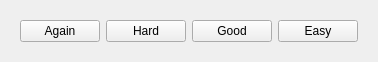
<?xml version="1.0" encoding="UTF-8"?>
<ui version="4.0">
 <class>fourOptions</class>
 <widget class="QWidget" name="fourOptions">
  <property name="geometry">
   <rect>
    <x>0</x>
    <y>0</y>
    <width>374</width>
    <height>62</height>
   </rect>
  </property>
  <property name="sizePolicy">
   <sizepolicy hsizetype="Expanding" vsizetype="Fixed">
    <horstretch>0</horstretch>
    <verstretch>0</verstretch>
   </sizepolicy>
  </property>
  <property name="windowTitle">
   <string>Form</string>
  </property>
  <layout class="QGridLayout" name="gridLayout">
   <item row="0" column="2">
    <widget class="QStackedWidget" name="stackedWidget">
     <widget class="QWidget" name="page">
      <property name="sizePolicy">
       <sizepolicy hsizetype="Expanding" vsizetype="Fixed">
        <horstretch>0</horstretch>
        <verstretch>0</verstretch>
       </sizepolicy>
      </property>
      <layout class="QHBoxLayout" name="horizontalLayout">
       <item>
        <widget class="QPushButton" name="againButton">
         <property name="sizePolicy">
          <sizepolicy hsizetype="Expanding" vsizetype="Fixed">
           <horstretch>0</horstretch>
           <verstretch>0</verstretch>
          </sizepolicy>
         </property>
         <property name="text">
          <string>Again</string>
         </property>
        </widget>
       </item>
       <item>
        <widget class="QPushButton" name="hardButton">
         <property name="sizePolicy">
          <sizepolicy hsizetype="Expanding" vsizetype="Fixed">
           <horstretch>0</horstretch>
           <verstretch>0</verstretch>
          </sizepolicy>
         </property>
         <property name="text">
          <string>Hard</string>
         </property>
        </widget>
       </item>
       <item>
        <widget class="QPushButton" name="goodButton">
         <property name="sizePolicy">
          <sizepolicy hsizetype="Expanding" vsizetype="Fixed">
           <horstretch>0</horstretch>
           <verstretch>0</verstretch>
          </sizepolicy>
         </property>
         <property name="text">
          <string>Good</string>
         </property>
        </widget>
       </item>
       <item>
        <widget class="QPushButton" name="easyButton">
         <property name="sizePolicy">
          <sizepolicy hsizetype="Expanding" vsizetype="Fixed">
           <horstretch>0</horstretch>
           <verstretch>0</verstretch>
          </sizepolicy>
         </property>
         <property name="text">
          <string>Easy</string>
         </property>
        </widget>
       </item>
      </layout>
     </widget>
     <widget class="QWidget" name="pageShow">
      <property name="sizePolicy">
       <sizepolicy hsizetype="Expanding" vsizetype="Fixed">
        <horstretch>0</horstretch>
        <verstretch>0</verstretch>
       </sizepolicy>
      </property>
      <layout class="QGridLayout" name="gridLayout_2">
       <item row="0" column="0">
        <widget class="QPushButton" name="showButton">
         <property name="sizePolicy">
          <sizepolicy hsizetype="Expanding" vsizetype="Fixed">
           <horstretch>0</horstretch>
           <verstretch>0</verstretch>
          </sizepolicy>
         </property>
         <property name="text">
          <string>Show</string>
         </property>
        </widget>
       </item>
      </layout>
     </widget>
    </widget>
   </item>
  </layout>
 </widget>
 <resources/>
 <connections/>
</ui>
